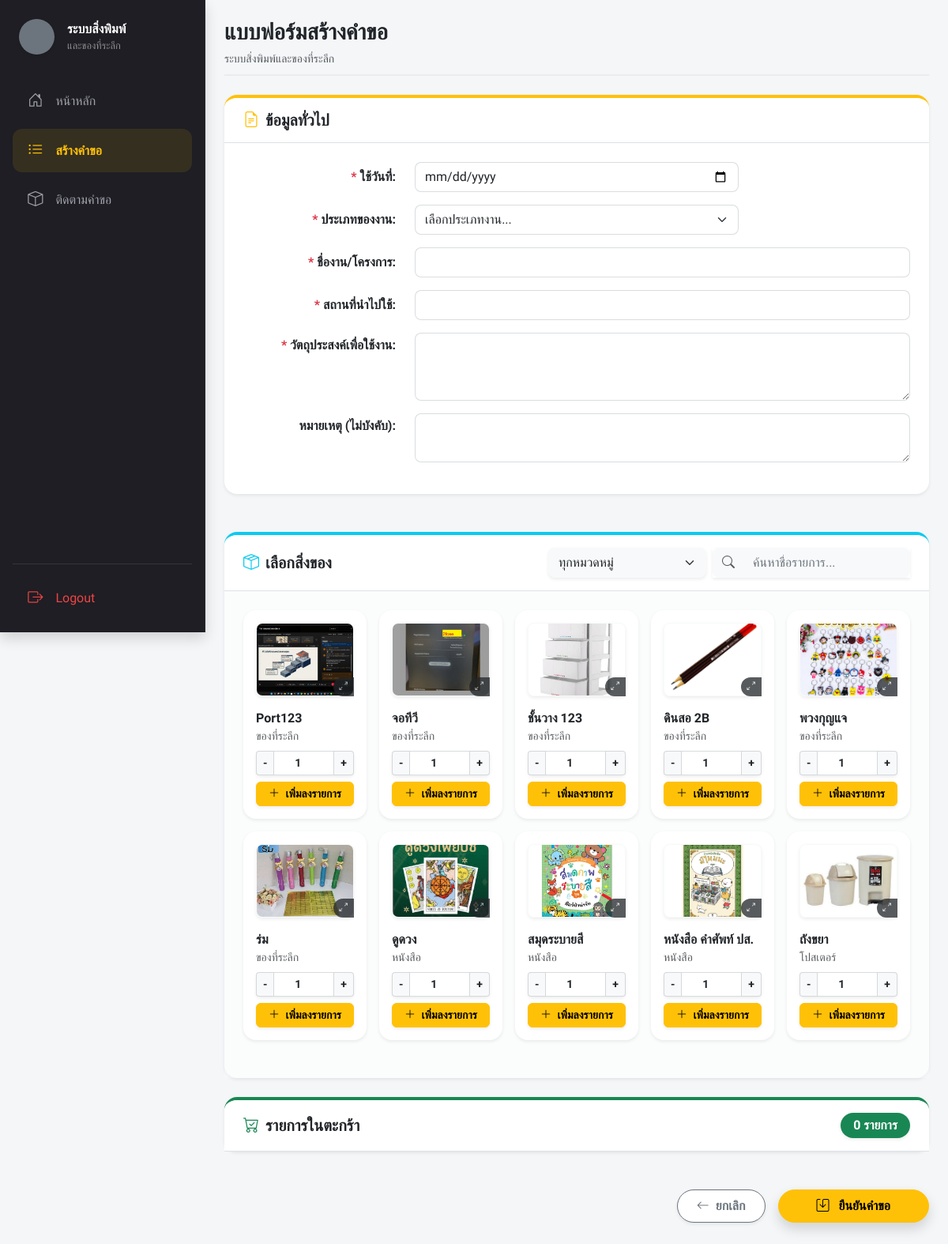
Page /index.php?page=create_request (signed in) on the committed database.
### tables this page shows
CREATE TABLE `items` (
  `id` int(11) NOT NULL,
  `item_code` varchar(20) NOT NULL,
  `category_id` int(11) NOT NULL,
  `name` varchar(200) NOT NULL,
  `description` text DEFAULT NULL,
  `current_stock` int(11) DEFAULT 0,
  `is_active` tinyint(1) NOT NULL DEFAULT 1,
  `low_stock_threshold` int(11) DEFAULT 10,
  `images` text DEFAULT NULL,
  `created_at` datetime DEFAULT current_timestamp()
);

CREATE TABLE `categories` (
  `category_id` int(11) NOT NULL,
  `name` varchar(100) DEFAULT NULL,
  `is_active` tinyint(1) DEFAULT 1,
  `created_at` datetime DEFAULT current_timestamp()
);

### views/user/create_request.php (the view, shortened to what this page needs)
<?php
$is_edit_mode = false;
$request_data = [];
$items = $pdo->query("
    SELECT i.*, c.name as category_name
    FROM items i
    LEFT JOIN categories c ON i.category_id = c.category_id
    WHERE i.is_active = 1
    ORDER BY c.name ASC, i.name ASC
")->fetchAll();
?>
<div class="mb-4 pb-2" style="border-bottom: 2px solid #e9ecef;">
    <h3 class="fw-bolder mb-1 text-dark">
        <?= $is_edit_mode ? 'แก้ไขแบบฟอร์มคำขอ' : 'แบบฟอร์มสร้างคำขอ' ?>
    </h3>
    <span class="text-muted small">ระบบสิ่งพิมพ์และของที่ระลึก</span>
</div>
<form action="<?= $is_edit_mode ? 'actions/user/request_update.php' : 'actions/user/submit_request.php' ?>" method="POST" id="requestForm">
    <div class="card border-0 rounded-4 shadow-sm mb-5 border-warning border-top border-4 bg-white">
        <div class="card-header bg-white py-3 px-4 border-bottom d-flex align-items-center rounded-top-4">
            <h5 class="fw-bold mb-0 text-dark"><i class="bi bi-file-earmark-text me-2 text-warning"></i>ข้อมูลทั่วไป</h5>
        </div>
        <div class="card-body p-4">
            <div class="row mb-3 align-items-center">
                <div class="col-md-3 text-md-end fw-bold text-dark"><span class="text-danger">*</span> ใช้วันที่:</div>
                <div class="col-md-6">
                    <input type="date" name="use_date" class="form-control rounded-3 border-secondary border-opacity-25"
                        value="<?= htmlspecialchars($request_data['use_date'] ?? '') ?>" required>
                </div>
            </div>
            <div class="row mb-3 align-items-center">
                <div class="col-md-3 text-md-end fw-bold text-dark"><span class="text-danger">*</span> ประเภทของงาน:</div>
                <div class="col-md-6">
                    <select name="event_type" class="form-select rounded-3 border-secondary border-opacity-25" required>
                        <option value="">เลือกประเภทงาน...</option>
                    </select>
                </div>
            </div>
            <div class="row mb-3 align-items-center">
                <div class="col-md-3 text-md-end fw-bold text-dark"><span class="text-danger">*</span> ชื่องาน/โครงการ:</div>
                <div class="col-md-9">
                    <input type="text" name="event_name" class="form-control rounded-3 border-secondary border-opacity-25"
                        value="<?= htmlspecialchars($request_data['event_name'] ?? '') ?>" required>
                </div>
            </div>
            <div class="row mb-3 align-items-center">
                <div class="col-md-3 text-md-end fw-bold text-dark"><span class="text-danger">*</span> สถานที่นำไปใช้:</div>
                <div class="col-md-9">
                    <input type="text" name="location" class="form-control rounded-3 border-secondary border-opacity-25"
                        value="<?= htmlspecialchars($request_data['location'] ?? '') ?>" required>
                </div>
            </div>
            <div class="row mb-3">
                <div class="col-md-3 text-md-end fw-bold text-dark pt-1"><span class="text-danger">*</span> วัตถุประสงค์เพื่อใช้งาน:</div>
                <div class="col-md-9">
                    <textarea name="purpose" class="form-control rounded-3 border-secondary border-opacity-25" rows="3" required><?= htmlspecialchars($request_data['purpose'] ?? '') ?></textarea>
                </div>
            </div>
            <div class="row mb-3">
                <div class="col-md-3 text-md-end fw-bold text-dark pt-1">หมายเหตุ (ไม่บังคับ):</div>
                <div class="col-md-9">
                    <textarea name="user_note" class="form-control rounded-3 border-secondary border-opacity-25" rows="2"><?= htmlspecialchars($request_data['user_note'] ?? '') ?></textarea>
                </div>
            </div>
        </div>
    </div>
    <div class="card border-0 rounded-4 shadow-sm mb-4 bg-white border-info border-top border-4">
        <div class="card-header bg-white py-3 px-4 border-bottom d-flex justify-content-between align-items-center flex-wrap gap-3 rounded-top-4">
            <h5 class="fw-bold mb-0 text-dark"><i class="bi bi-box-seam me-2 text-info"></i>เลือกสิ่งของ</h5>
            <div class="d-flex gap-2">
                <select id="categoryFilter" class="form-select rounded-3 shadow-sm text-dark border-light bg-light" style="width: 200px;">
                    <option value="all">ทุกหมวดหมู่</option>
                </select>
                <div class="input-group shadow-sm" style="width: 250px;">
                    <span class="input-group-text bg-light border-0 rounded-start-3 text-muted"><i class="bi bi-search"></i></span>
                    <input type="text" id="itemSearch" class="form-control bg-light border-0 rounded-end-3 shadow-none" placeholder="ค้นหาชื่อรายการ...">
                </div>
            </div>
        </div>
        <div class="card-body p-4 bg-light bg-opacity-50">
            <div class="row g-3" id="itemsGrid">
                <?php foreach ($items as $item):
                    $imgData = json_decode($item['images'] ?? '[]', true);
                    $imgSrc = (is_array($imgData) && !empty($imgData)) ? 'assets/uploads/items/' . $imgData[0] : 'assets/images/placeholder.jpg';
                    $imgJson = htmlspecialchars(json_encode(is_array($imgData) ? $imgData : []), ENT_QUOTES, 'UTF-8');
                ?>
                    <div class="col-12 col-sm-6 col-md-4 col-lg-20 item-card-wrapper" data-name="<?= htmlspecialchars(strtolower($item['name'])) ?>" data-category="<?= htmlspecialchars($item['category_name'] ?? '') ?>">
                        <div class="card h-100 border-0 rounded-4 shadow-sm bg-white" style="transition: 0.2s;" onmouseover="this.classList.add('shadow')" onmouseout="this.classList.remove('shadow')">
                            <div class="d-flex flex-column p-3 h-100">
                                <div class="position-relative w-100 mb-3 text-center">
                                    <img src="<?= $imgSrc ?>" class="rounded-3 object-fit-cover border border-light w-100 shadow-sm"
                                        style="aspect-ratio: 4/3; max-height: 120px; cursor: pointer; transition: 0.2s;"
                                        onmouseover="this.style.opacity='0.8'"
                                        onmouseout="this.style.opacity='1'"
                                        data-id="<?= $item['id'] ?>" data-name="<?= htmlspecialchars($item['name']) ?>"
                                        data-desc="<?= htmlspecialchars($item['description']) ?>" data-stock="<?= $item['current_stock'] ?>"
                                        data-images="<?= $imgJson ?>" onclick="openViewModal(this)"
                                        title="คลิกเพื่อขยายรูปภาพ">
                                    <span class="position-absolute bottom-0 end-0 bg-dark text-white rounded-start-pill small px-2 py-1 opacity-75" style="font-size: 0.65rem; pointer-events: none;"><i class="bi bi-arrows-angle-expand"></i></span>
                                </div>
                                <div class="d-flex flex-column justify-content-between flex-grow-1" style="min-width: 0;">
                                    <div class="mb-2">
                                        <div class="fw-bold text-dark text-truncate w-100" title="<?= htmlspecialchars($item['name']) ?>">
                                            <?= htmlspecialchars($item['name']) ?>
                                        </div>
                                        <div class="small text-muted text-truncate"><?= htmlspecialchars($item['category_name']) ?></div>
                                    </div>
                                    <div class="mt-auto">
                                        <div class="input-group input-group-sm mb-2 shadow-sm rounded-2">
                                            <button class="btn btn-light border-secondary border-opacity-25 px-2 fw-bold text-dark" type="button" onclick="adjustInputQty('<?= $item['id'] ?>', -1, <?= $item['current_stock'] ?>)">-</button>
                                            <input type="number" id="input_qty_<?= $item['id'] ?>" class="form-control text-center fw-bold px-0 border-secondary border-opacity-25" value="1" min="1">
                                            <button class="btn btn-light border-secondary border-opacity-25 px-2 fw-bold text-dark" type="button" onclick="adjustInputQty('<?= $item['id'] ?>', 1, <?= $item['current_stock'] ?>)">+</button>
                                        </div>
                                        <button type="button" class="btn btn-warning w-100 fw-bold rounded-2 btn-sm shadow-sm" onclick="addToCart('<?= $item['id'] ?>', '<?= htmlspecialchars($item['name'], ENT_QUOTES) ?>', '<?= htmlspecialchars($item['category_name'] ?? '', ENT_QUOTES) ?>', '<?= $imgSrc ?>', <?= $item['current_stock'] ?>)">
                                            <i class="bi bi-plus-lg me-1"></i> เพิ่มลงรายการ
                                        </button>
                                    </div>
                                </div>
                            </div>
                        </div>
                    </div>
                <?php endforeach; ?>
            </div>
        </div>
    </div>
    <div class="card border-0 rounded-4 shadow-sm mb-5 border-success border-top border-4 bg-white">
        <div class="card-header bg-white py-3 px-4 border-bottom d-flex justify-content-between align-items-center rounded-top-4">
            <h5 class="fw-bold mb-0 text-dark"><i class="bi bi-cart-check me-2 text-success"></i>รายการในตะกร้า</h5>
            <span class="badge bg-success text-white rounded-pill px-3 py-2 fs-6 shadow-sm" id="cartTotalCount">0 รายการ</span>
        </div>
    </div>
    <div class="d-flex justify-content-end gap-3 mb-5">
        <a href="index.php?page=<?= $is_edit_mode ? 'my_requests' : 'home' ?>" class="btn btn-outline-secondary fw-bold px-4 py-2 rounded-pill shadow-sm bg-white">
            <i class="bi bi-arrow-left me-2"></i>ยกเลิก
        </a>
        <button type="button" class="btn btn-warning fw-bold px-5 py-2 rounded-pill shadow" onclick="submitRequest()">
            <i class="bi bi-save me-2"></i> <?= $is_edit_mode ? 'บันทึกการแก้ไข' : 'ยืนยันคำขอ' ?>
        </button>
    </div>
</form>

### assets/css/style.css (style rules this page uses)
:root { --portal-ink: #1e1e24; --portal-yellow: #ffc107; --portal-surface: #f8f9fa; }
body { background: var(--portal-surface); }

### includes/header.php (style rules this page uses)
body, .container-fluid, .card, .btn, table, input, select { font-family: 'Prompt', sans-serif !important; }
::placeholder { color: #6c757d !important; opacity: 1 !important; }

### views/user/create_request.php (style rules this page uses)
@media (min-width: 992px) { .col-lg-20 { flex: 0 0 auto; width: 20%; } }

### rows in the picture
items: shows a picture, name "Port123", category.name "ของที่ระลึก"
items: shows a picture, name "จอทีวี", category.name "ของที่ระลึก"
items: shows a picture, name "ชั้นวาง 123", category.name "ของที่ระลึก"
items: shows a picture, name "ดินสอ 2B", category.name "ของที่ระลึก", id "1"
items: shows a picture, name "พวงกุญแจ", category.name "ของที่ระลึก"
items: shows a picture, name "ร่ม", category.name "ของที่ระลึก"
items: shows a picture, name "ดูดวง", category.name "หนังสือ"
items: shows a picture, name "สมุดระบายสี", category.name "หนังสือ"
items: shows a picture, name "หนังสือ คำศัพท์ ปส.", category.name "หนังสือ"
items: shows a picture, name "ถังขยา", category.name "โปสเตอร์"
